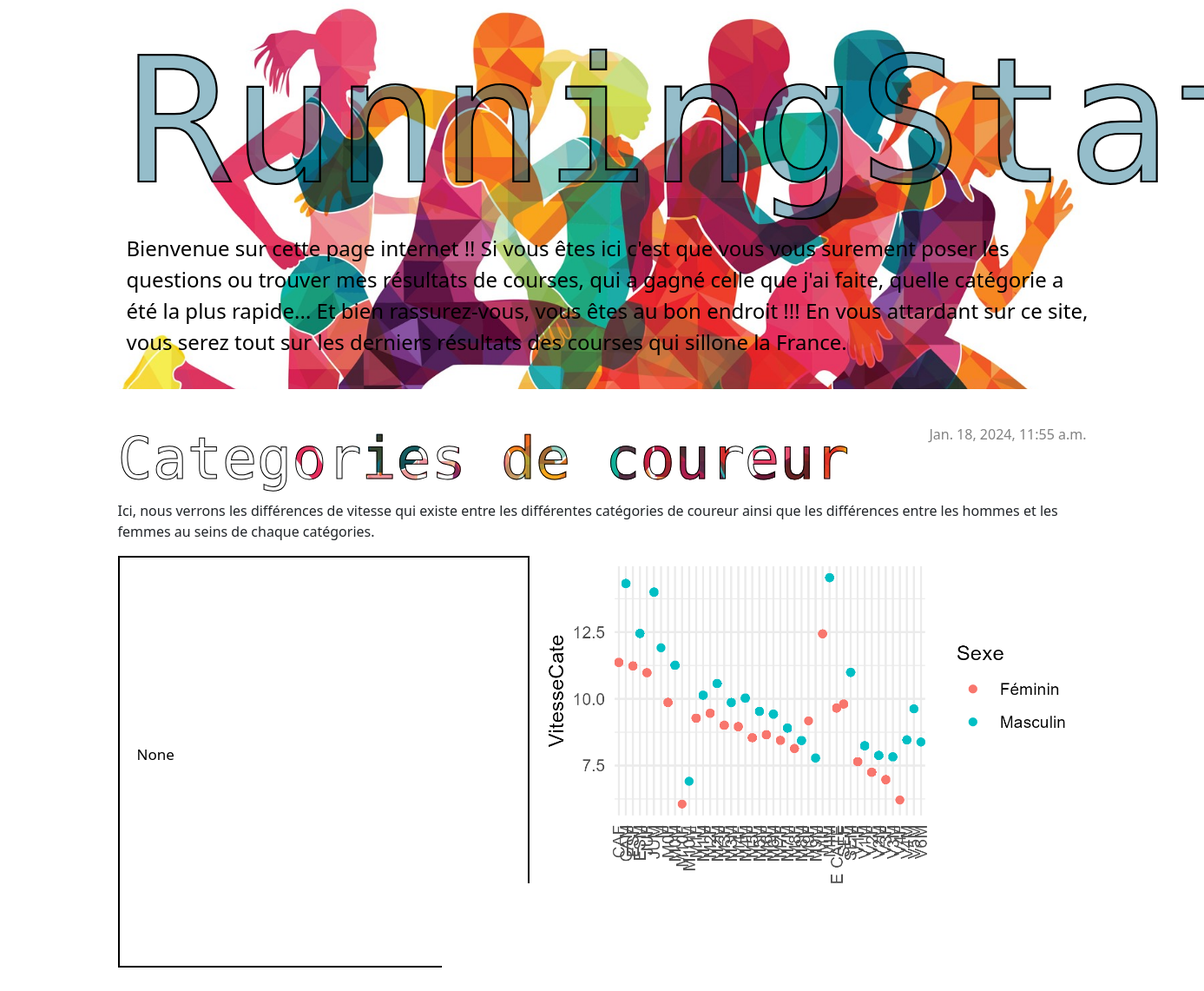
Page /post/4/ on the earlier database version.
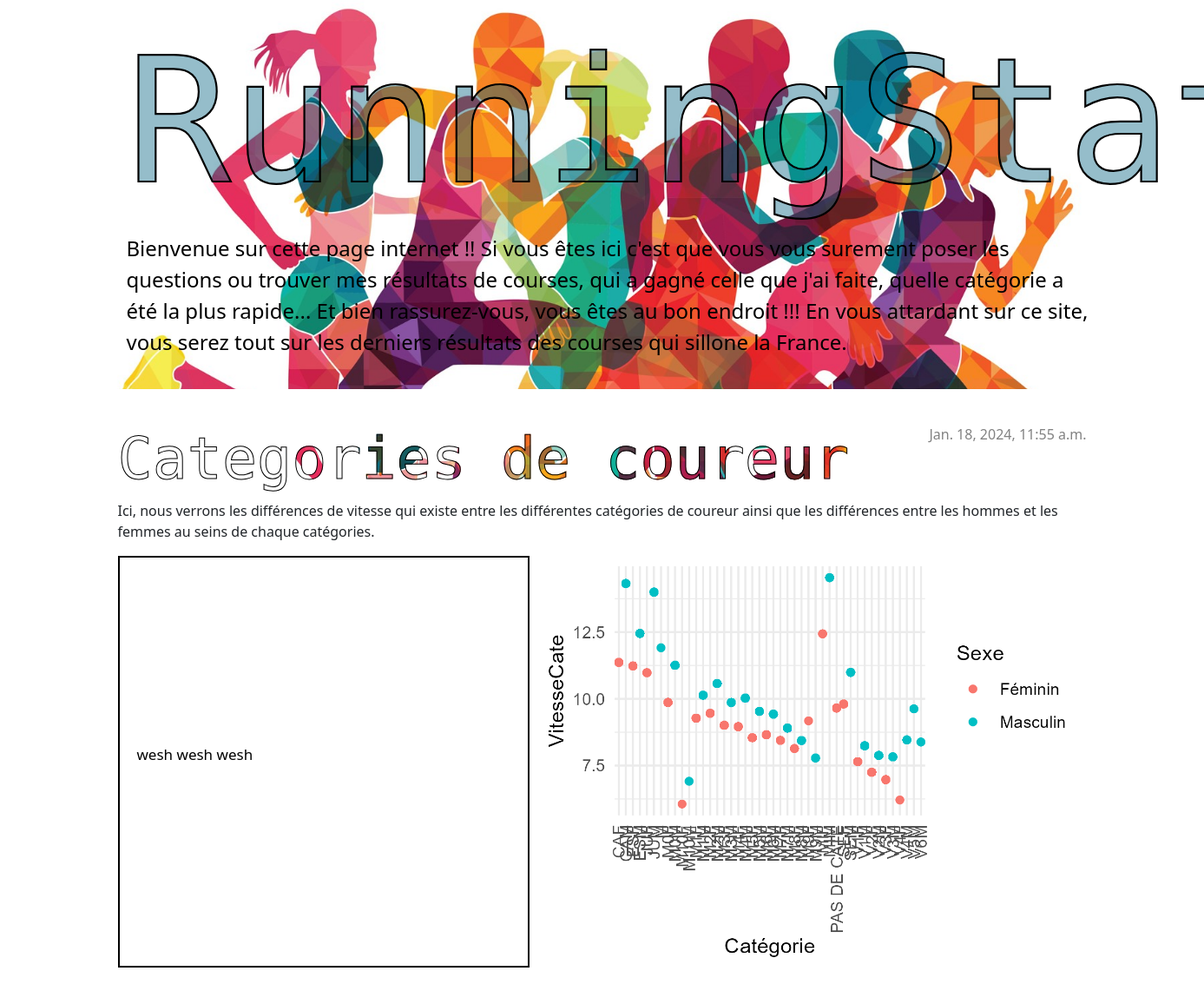
Same page on the later database version.
### blog/models.py (models this page shows, shortened)
class Post(models.Model):
    author = models.ForeignKey(settings.AUTH_USER_MODEL, on_delete=models.CASCADE)
    title = models.CharField(max_length=200)
    text = models.TextField()
    created_date = models.DateTimeField(default=timezone.now)
    published_date = models.DateTimeField(blank=True, null=True)
    image = models.ImageField(upload_to='post_images/', blank=True, null=True)
    description = models.TextField(blank=True, null=True)

### blog/views.py (the view)
# urls.py: path('post/<int:pk>/', views.post_detail, name='post_detail'),
def post_detail(request, pk):
    post = get_object_or_404(Post, pk=pk)
    return render(request, 'blog/post_detail.html', {'post': post})

### blog/templates/blog/post_detail.html
{% extends 'blog/base.html' %}
{% block content %}
    <article class="post">
        {% if post.published_date %}
            <time class="date">
                {{ post.published_date }}
            </time>
        {% endif %}
        <h2>{{ post.title }}</h2>
        <p>{{ post.text|linebreaksbr }}</p>
        <div class="post-content">
            <div class="title-banner">
                <p class="vertical-text">{{ post.description }}</p>
            </div>
            <div class="image-container">
                {% if post.image %}
                    <img src="{{ post.image.url }}" alt="Image du post" width="800" height="450">
                {% endif %}
            </div>
        </div>
    </article>
{% endblock %}

### blog/templates/blog/base.html (shortened to what this page needs)
{% load static %}
<!DOCTYPE html>
<html>
    <head>
        <link rel="stylesheet" href="https://cdn.jsdelivr.net/npm/bootstrap@5.1.3/dist/css/bootstrap.min.css">
        <link rel="stylesheet" type="text/css" href="{% static 'css/blog.css' %}">
    </head>
    <body>
        <header class="page-header">
          <div class="container">
              <h1><a href="/">RunningStat</a></h1>
              <p>Bienvenue sur cette page internet !!
                Si vous êtes ici c'est que vous vous surement poser les questions ou trouver mes résultats de courses,
                qui a gagné celle que j'ai faite, quelle catégorie a été la plus rapide...
                Et bien rassurez-vous, vous êtes au bon endroit !!!
                En vous attardant sur ce site, vous serez tout sur les derniers résultats des courses qui sillone la France.</p>
          </div>
        </header>
        <main class="container">
            <div class="row">
                <div class="col">
                {% block content %}
                {% endblock %}
                </div>
            </div>
        </main>
    </body>
</html>

### blog/static/css/blog.css (style rules this page uses)
.page-header { background-image: url('affiche.jpg'); background-size: cover; background-position: center; background-repeat: no-repeat; margin-top: 0; margin-bottom: 40px; padding: 20px 20px 20px 40px; }
.page-header h1, .page-header h1 a, .page-header h1 a:visited, .page-header h1 a:active { font-family: 'Libre Barcode 39 Text', system-ui; color: #0060806a; font-size: 150pt; text-decoration: none; -webkit-text-stroke-width: 2.2px; -webkit-text-stroke-color: #000000; }
.page-header p { font-family: 'Noto Sans Buhid', system-ui; color: #000000; font-size: 18pt; text-decoration: none; }
.date { color: #828282; }
.post { margin-bottom: 70px; }
h2, h3, h4 { font-family: 'Libre Barcode 39 Text', system-ui; background-clip: text; background-image: url('affiche.jpg'); background-size: cover; background-position: 50% 50%; color: transparent; -webkit-text-fill-color: transparent; font-size: 50pt; -webkit-text-stroke-width: 1px; -webkit-text-stroke-color: #000000; }
.post > .date, .post > .actions { float: right; }
.post-content { display: flex; }
.title-banner { width: 600px; background-color: #ffffff00; display: flex; justify-content: center; align-items: center; border: 2px solid black; }
.vertical-text { color: #000000; font-size: 17px; padding: 10px; width: calc(100% - 20px); }
.image-container { flex-grow: 1; padding-left: 10px; }
.image-container img { max-width: 100%; height: auto; }

Differences in the rows shown:
changed Post: description "None" → "wesh wesh wesh"
